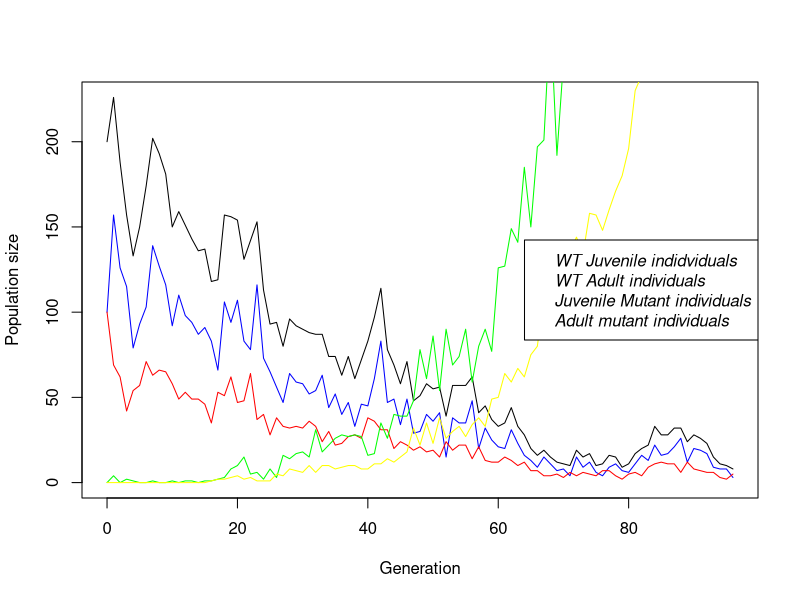
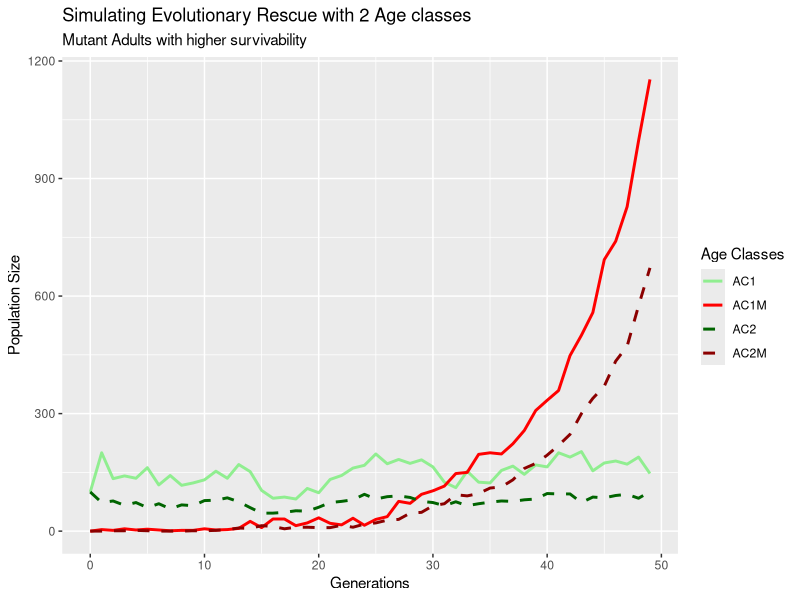

Write R code to recreate these figures, in order. (Note: this script raises an error after producing the figures.)
## ---- chunk 1
# Simulate WT-Population without any mutations and stochasticity
simulate_one_gen <- function(N_j0, N_a0,N_j0M, N_a0M, R_a, R_aM, S_j, S_jM, S_a, S_aM, mu){
  
  New_jtM <- rpois(1, N_a0 * mu * R_a)
  N_jt <- rpois(1, R_a * N_a0) - New_jtM #calculating number of WT juvenile individuals. 
  N_at <- rpois(1, S_j * N_j0 + S_a * N_a0) #calculating number of adult individuals
  
  
  N_jtM <- rpois(1, N_a0M * R_aM) + New_jtM # calculating number of Mutant juveniles
  N_atM <- rpois(1, N_j0M * S_jM + S_aM * N_a0M) # calculating number of Mutant adults
  
  
  return(c(N_jt, N_at, N_jtM, N_atM))
}
print(simulate_one_gen(100, 100,0, 0, 2, 2, 0.1,0.1, 0.6, 0.6, 0.02))
## ---- chunk 2
simulate_pop <- function(N_j0, N_a0,N_j0M, N_a0M, R_a, R_aM, S_j, S_jM, S_a, S_aM, mu, t_max) {
   # Create the vector in which to save the results
  pop_vector <- c(N_j0, N_a0, N_j0M, N_a0M) 
  # initiate the variables
  pop_new <- c(N_j0, N_a0, N_j0M, N_a0M)
  
  # run the simulation until generation t_max
  for (i in 1:t_max+1) {
    # redefine the current population one generation later
    pop_new <- simulate_one_gen(pop_new[1],pop_new[2],pop_new[3],pop_new[4], R_a,R_aM, S_j, S_jM, S_a, S_aM, mu)
    
    # add the new population sizes to the output vector
    pop_vector <- rbind(pop_vector,pop_new)
    # condition to stop the simulation before t_max: either the population exceeds 1.5 times the original population size, or it goes extinct
    if ( (pop_new[1]+pop_new[2]+ pop_new[3]+pop_new[4] >=10*(N_j0+ N_a0 + N_j0M+ N_a0M)) | (pop_new[1]+pop_new[2]+ pop_new[3]+pop_new[4]==0)) break }
  
  # add row and column names
  colnames(pop_vector) <- c("AC1", "AC2", "AC1M", "AC2M")
  rownames(pop_vector) <- (0:t_max)[1:length(pop_vector[,1])]
  
  return(pop_vector)
}
print(tail(simulate_pop(100, 100, 0,0, 2.5,2.5, 0.2,0.2, 0.6,0.6, 0.001, 1500)))


 
## ---- chunk 3
output <- simulate_pop(100, 100, 0,0, 1.8,2.5, 0.2,0.2, 0.6,0.6, 0.009, 1500)
print(tail(output))

x_range <- 0:(length(output[,1])-1)
# this plots the total population size
plot(x_range,output[,1]+output[,2],type='l',ylim=c(0,max(output[,1]+output[,2])),xlab = "Generation",ylab = "Population size")
# add number of Juvenile WT individuals
lines(x_range,output[,1], col="blue")
# add number of adult WT individuals
lines(x_range,output[,2], col="red")
#number of Juvenile Mutant individuals 
lines(x_range,output[,3], col = "green")
#number of adult mutant individuals
lines(x_range,output[,4], col = "yellow")

legend("right",
       c("WT Juvenile indidviduals", "WT Adult individuals", "Juvenile Mutant individuals", "Adult mutant individuals"),
       text.font = 3)
## ---- chunk 4
install.packages("dplyr")
install.packages("tidyr")
install.packages("ggplot2")
## ---- chunk 5


library(ggplot2)
library(dplyr)
library(tidyr)

# having the simulation set as a variable
sim_data <- simulate_pop(100, 100, 0, 0, 2,2, 0.2, 0.2, 0.6, 0.8, 0.01, 1500)

#Convert matrix to Dataframe to help analysis
df <- as.data.frame(sim_data)

# these steps were generated using ai help: The rownames are the Generation numbers. Let's make them a proper column.
df$Generation <- as.numeric(rownames(df))

# Reshape from Wide to Long format for ggplot
# This creates a column "Age_Class" (AC1, AC2, etc.) and "Population_Size". 

#pivot_longer syntaxc first define what data you are looking at. here we are looking at df our data frame. cols defines which columns to convert into the long format. we want to convert our Age class collumns into long format. names_to defines what the new column name should be. 

df_long <- pivot_longer(
  df, 
  cols = c("AC1", "AC2", "AC1M", "AC2M"), 
  names_to = "Age_Class", 
  values_to = "Population_Size"
)


print(df_long)

ggplot(df_long, aes(x = Generation, y = Population_Size, color = Age_Class, linetype = Age_Class)) +
  geom_line(linewidth = 1) +
  scale_color_manual(values = c(
    "AC1" = "lightgreen",
    "AC2" = "darkgreen",
    "AC1M" = "red",
    "AC2M" = "darkred")) +
  labs(title = "Simulating Evolutionary Rescue with 2 Age classes", subtitle = "Mutant Adults with higher survivability" , x = "Generations", y = "Population Size", color = "Age Classes", linetype = "Age Classes")+
  scale_linetype_manual(values = c(
    "AC1" = 1,
    "AC1M" = 1,
    "AC2" = 2,
    "AC2M" = 2))
  


## ---- chunk 6
#N_j0, N_a0,N_j0M, N_a0M, R_a, R_aM, S_j, S_jM, S_a, S_aM, mu, t_max
# set some parameters to fixed values
N_j0 <- 50
N_a0 <- 50
N_j0M <- 0
N_a0M <- 0
R_a <- 2
R_aM <- 2
S_j <- 0.2
S_a <- 0.6
mu <- 0.01
t_max <- 1000




# determine how often to run the simulation for each set of parameters
no_replicates <- 100

# initialize data table - where to collect the results
data_table <- c()

# Doing a parameter sweep
for (selection_on_jM in c(TRUE,FALSE)){
  for (s_coeff in seq(1,1.1, 0.01)){
    S_j <- 0.2
    S_jM <- S_j * ifelse(selection_on_jM, s_coeff, 1)
    S_a <- 0.6
    S_aM <- S_a * ifelse(selection_on_jM, 1, s_coeff)
    
    print(paste(selection_on_jM, S_jM, S_aM))
    i<-1
    repeat {
      print(i)
      # increase counter by one
      i<-i+1
      # run the simulation once
      one_run <- simulate_pop(N_j0, N_a0,N_j0M, N_a0M, R_a, R_aM, S_j, S_jM, S_a, S_aM, mu, t_max)
      # determine total population sizes
      total_size <- one_run[,1]+one_run[,2] +one_run[,3]+one_run[,4]
      # determine minimum population size
      min_size <- min(total_size)
      # determine (first) generation at which this population size occurred
      min_gen <- as.numeric(which(total_size==min_size)[1])
      # enter the data into the table
      data_table <- rbind(data_table,c(s_coeff,ifelse(selection_on_jM, "on_juv", "on_adults"),min_gen,min_size)) # note that we add the varying parameters (decay rate and selection coefficient) to the table too
      # stop the repeated computation after no_replicates times
      if(i>no_replicates) break
    }
  }  
}
 
# define column names of data table
colnames(data_table) <- c("s_coeff","juveniles or adults","min_gen","no_min")
# show the first lines of the output
print(head(data_table))
print(tail(data_table))





#define WT leslie matrix and get growth-rate

l_matrix_WT <- matrix(c(
  0, R_a,
  S_j, S_a
), nrow = 2, byrow = TRUE)

all_eigen <- eigen(l_matrix_WT)
growth_rate_WT <- max(Re(all_eigen$values))
l_matrix_WT
growth_rate_WT

# define WT leslie matrix and get growth-rate
l_matrix_Mut <- matrix(c(
  0, R_aM,
  S_jM, S_aM
), nrow = 2, byrow = TRUE)

all_eigen <- eigen(l_matrix_Mut)
growth_rate_Mut <- max(Re(all_eigen$values))
l_matrix_Mut
growth_rate_Mut
